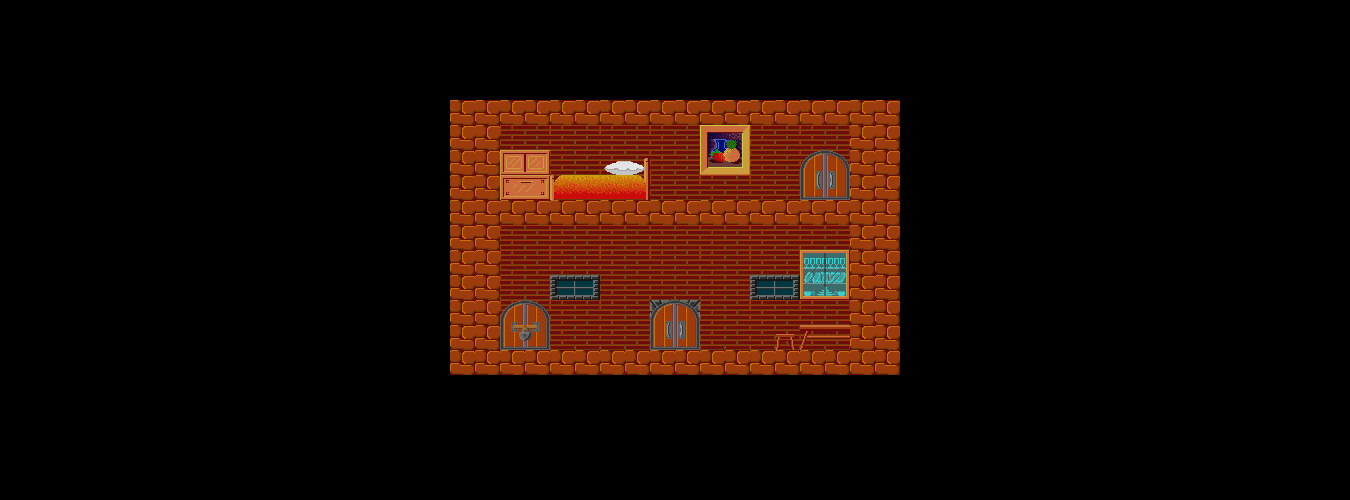

Below is a game level as drawn by its tile map, then a one-line description and the .tmx that defines it (tile-layer data replaced by summaries):
An orthogonal 27x20 tile map with 50x25 px tiles, 10 tile layers (Background1, Background2, Gates, Platforms, ...), 11 tilesets and 5 objects (door1, door2, cupboard1, door3, cupboard2).

<map version="1.0" orientation="orthogonal" renderorder="right-down" width="27" height="20" tilewidth="50" tileheight="25" nextobjectid="42">
 <tileset firstgid="1" name="Prizes" tilewidth="32" tileheight="25" tilecount="16" columns="8">
  <image source="../../assets/sprites/tiles/prizes.png" width="256" height="50" />
  <tile id="8">
   <properties>
    <property name="name" value="strawberry" />
   </properties>
  </tile>
  <tile id="13">
   <properties>
    <property name="name" value="donut" />
   </properties>
  </tile>
 </tileset>
 <tileset firstgid="17" name="Garden" tilewidth="50" tileheight="25" tilecount="52" columns="13">
  <image source="../../assets/sprites/tiles/garden.gif" width="650" height="100" />
  <terraintypes>
   <terrain name="1" tile="-1" />
  </terraintypes>
  <tile id="1" terrain="0,0,0,0" />
  <tile id="2" terrain=",,,0" />
  <tile id="3" terrain="0,0,0,0" />
  <tile id="40">
   <properties>
    <property name="Collision" type="bool" value="true" />
   </properties>
  </tile>
 </tileset>
 <tileset firstgid="69" name="Blocks" tilewidth="50" tileheight="25" tilecount="18" columns="6">
  <image source="../../assets/sprites/tiles/blocks.gif" width="300" height="75" />
  <tile id="0">
   <properties>
    <property name="block_type" value="test" />
   </properties>
  </tile>
 </tileset>
 <tileset firstgid="87" name="Doors" tilewidth="50" tileheight="25" tilecount="24" columns="2">
  <image source="../../assets/sprites/tiles/doors.gif" width="100" height="300" />
 </tileset>
 <tileset firstgid="111" name="Walls" tilewidth="50" tileheight="25" tilecount="22" columns="2">
  <image source="../../assets/sprites/tiles/walls.gif" width="100" height="275" />
 </tileset>
 <tileset firstgid="133" name="Windows" tilewidth="50" tileheight="25" tilecount="72" columns="8">
  <image source="../../assets/sprites/tiles/Windows.png" width="400" height="225" />
 </tileset>
 <tileset firstgid="205" name="Furniture" tilewidth="50" tileheight="25" tilecount="136" columns="17">
  <image source="../../assets/sprites/tiles/furniture.gif" width="850" height="200" />
 </tileset>
 <tileset firstgid="341" name="Goods" tilewidth="50" tileheight="25" tilecount="14" columns="2">
  <image source="../../assets/sprites/tiles/goods.gif" width="100" height="175" />
  <tile id="1">
   <properties>
    <property name="name" value="hammer" />
   </properties>
  </tile>
  <tile id="9">
   <properties>
    <property name="name" value="book" />
   </properties>
  </tile>
 </tileset>
 <tileset firstgid="355" name="Keys" tilewidth="50" tileheight="25" tilecount="5" columns="1">
  <image source="../../assets/sprites/tiles/keys.gif" width="50" height="125" />
  <tile id="0">
   <properties>
    <property name="name" value="golden-key" />
   </properties>
  </tile>
  <tile id="1">
   <properties>
    <property name="name" value="metal-key-1" />
   </properties>
  </tile>
  <tile id="2">
   <properties>
    <property name="name" value="metal-key-2" />
   </properties>
  </tile>
  <tile id="3">
   <properties>
    <property name="name" value="metal-key-3" />
   </properties>
  </tile>
  <tile id="4">
   <properties>
    <property name="name" value="metal-key-4" />
   </properties>
  </tile>
 </tileset>
 <tileset firstgid="360" name="Chandeliers" tilewidth="50" tileheight="25" tilecount="12" columns="2">
  <image source="../../assets/sprites/tiles/chandeliers.gif" width="100" height="150" />
 </tileset>
 <tileset firstgid="372" name="Characters" tilewidth="50" tileheight="25" tilecount="24" columns="6">
  <image source="../../assets/sprites/tiles/characters.gif" width="300" height="100" />
 </tileset>
 <layer name="Background1" width="27" height="20">
  <data>[540 cells, 502 non-empty, 5 distinct tile ids]</data>
 </layer>
 <layer name="Background2" width="27" height="20">
  <data>[540 cells, 7 non-empty, 7 distinct tile ids]</data>
 </layer>
 <layer name="Gates" width="27" height="20">
  <properties>
   <property name="gate" type="bool" value="true" />
  </properties>
  <data>[540 cells, 10 non-empty, 8 distinct tile ids]</data>
 </layer>
 <layer name="Platforms" width="27" height="20">
  <properties>
   <property name="platform" type="bool" value="true" />
  </properties>
  <data>[540 cells, 44 non-empty, 2 distinct tile ids]</data>
 </layer>
 <layer name="Stairs" width="27" height="20">
  <properties>
   <property name="stair" type="bool" value="true" />
  </properties>
  <data>[540 cells, 0 non-empty, 0 distinct tile ids]</data>
 </layer>
 <layer name="Prizes" width="27" height="20" offsetx="9" offsety="0">
  <properties>
   <property name="prize" type="bool" value="true" />
  </properties>
  <data>[540 cells, 1 non-empty, 1 distinct tile ids]</data>
 </layer>
 <layer name="Goods" width="27" height="20">
  <properties>
   <property name="goods" type="bool" value="true" />
  </properties>
  <data>[540 cells, 1 non-empty, 1 distinct tile ids]</data>
 </layer>
 <layer name="Doors" width="27" height="20">
  <data>[540 cells, 10 non-empty, 8 distinct tile ids]</data>
 </layer>
 <layer name="Blocks" width="27" height="20">
  <properties>
   <property name="block" type="bool" value="true" />
  </properties>
  <data>[540 cells, 0 non-empty, 0 distinct tile ids]</data>
 </layer>
 <objectgroup name="Gates">
  <properties>
   <property name="cover_layer" value="Doors" />
  </properties>
  <object id="36" name="door1" x="650" y="300" width="50" height="50">
   <properties>
    <property name="gate_target" value="door2:s1_1" />
    <property name="lock" value="" />
   </properties>
  </object>
  <object id="37" name="door2" x="500" y="300" width="50" height="50">
   <properties>
    <property name="gate_target" value="door3" />
    <property name="lock" value="golden-key" />
   </properties>
  </object>
  <object id="38" name="cupboard1" x="800" y="250" width="50" height="50">
   <properties>
    <property name="lock" value="" />
   </properties>
  </object>
  <object id="40" name="door3" x="800" y="150" width="50" height="50">
   <properties>
    <property name="gate_target" value="door2" />
    <property name="lock" value="" />
   </properties>
  </object>
  <object id="41" name="cupboard2" x="500" y="150" width="50" height="50">
   <properties>
    <property name="lock" value="" />
   </properties>
  </object>
 </objectgroup>
 <layer name="Goods2" width="27" height="20">
  <properties>
   <property name="goods" type="bool" value="true" />
  </properties>
  <data>[540 cells, 0 non-empty, 0 distinct tile ids]</data>
 </layer>
</map>
